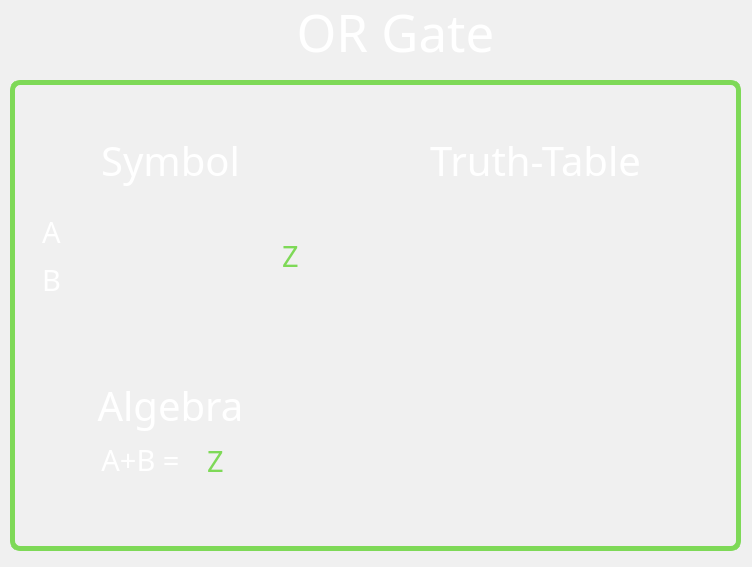
<?xml version="1.0" encoding="UTF-8"?>
<ui version="4.0">
 <class>Or_Dialog</class>
 <widget class="QDialog" name="Or_Dialog">
  <property name="geometry">
   <rect>
    <x>0</x>
    <y>0</y>
    <width>752</width>
    <height>567</height>
   </rect>
  </property>
  <property name="palette">
   <palette>
    <active>
     <colorrole role="WindowText">
      <brush brushstyle="SolidPattern">
       <color alpha="255">
        <red>255</red>
        <green>255</green>
        <blue>255</blue>
       </color>
      </brush>
     </colorrole>
     <colorrole role="Button">
      <brush brushstyle="SolidPattern">
       <color alpha="255">
        <red>46</red>
        <green>46</green>
        <blue>46</blue>
       </color>
      </brush>
     </colorrole>
     <colorrole role="Light">
      <brush brushstyle="SolidPattern">
       <color alpha="255">
        <red>69</red>
        <green>69</green>
        <blue>69</blue>
       </color>
      </brush>
     </colorrole>
     <colorrole role="Midlight">
      <brush brushstyle="SolidPattern">
       <color alpha="255">
        <red>57</red>
        <green>57</green>
        <blue>57</blue>
       </color>
      </brush>
     </colorrole>
     <colorrole role="Dark">
      <brush brushstyle="SolidPattern">
       <color alpha="255">
        <red>23</red>
        <green>23</green>
        <blue>23</blue>
       </color>
      </brush>
     </colorrole>
     <colorrole role="Mid">
      <brush brushstyle="SolidPattern">
       <color alpha="255">
        <red>31</red>
        <green>31</green>
        <blue>31</blue>
       </color>
      </brush>
     </colorrole>
     <colorrole role="Text">
      <brush brushstyle="SolidPattern">
       <color alpha="255">
        <red>255</red>
        <green>255</green>
        <blue>255</blue>
       </color>
      </brush>
     </colorrole>
     <colorrole role="BrightText">
      <brush brushstyle="SolidPattern">
       <color alpha="255">
        <red>255</red>
        <green>255</green>
        <blue>255</blue>
       </color>
      </brush>
     </colorrole>
     <colorrole role="ButtonText">
      <brush brushstyle="SolidPattern">
       <color alpha="255">
        <red>255</red>
        <green>255</green>
        <blue>255</blue>
       </color>
      </brush>
     </colorrole>
     <colorrole role="Base">
      <brush brushstyle="SolidPattern">
       <color alpha="255">
        <red>0</red>
        <green>0</green>
        <blue>0</blue>
       </color>
      </brush>
     </colorrole>
     <colorrole role="Window">
      <brush brushstyle="SolidPattern">
       <color alpha="255">
        <red>46</red>
        <green>46</green>
        <blue>46</blue>
       </color>
      </brush>
     </colorrole>
     <colorrole role="Shadow">
      <brush brushstyle="SolidPattern">
       <color alpha="255">
        <red>0</red>
        <green>0</green>
        <blue>0</blue>
       </color>
      </brush>
     </colorrole>
     <colorrole role="AlternateBase">
      <brush brushstyle="SolidPattern">
       <color alpha="255">
        <red>23</red>
        <green>23</green>
        <blue>23</blue>
       </color>
      </brush>
     </colorrole>
     <colorrole role="ToolTipBase">
      <brush brushstyle="SolidPattern">
       <color alpha="255">
        <red>255</red>
        <green>255</green>
        <blue>220</blue>
       </color>
      </brush>
     </colorrole>
     <colorrole role="ToolTipText">
      <brush brushstyle="SolidPattern">
       <color alpha="255">
        <red>0</red>
        <green>0</green>
        <blue>0</blue>
       </color>
      </brush>
     </colorrole>
     <colorrole role="PlaceholderText">
      <brush brushstyle="SolidPattern">
       <color alpha="127">
        <red>255</red>
        <green>255</green>
        <blue>255</blue>
       </color>
      </brush>
     </colorrole>
    </active>
    <inactive>
     <colorrole role="WindowText">
      <brush brushstyle="SolidPattern">
       <color alpha="255">
        <red>0</red>
        <green>0</green>
        <blue>0</blue>
       </color>
      </brush>
     </colorrole>
     <colorrole role="Button">
      <brush brushstyle="SolidPattern">
       <color alpha="255">
        <red>240</red>
        <green>240</green>
        <blue>240</blue>
       </color>
      </brush>
     </colorrole>
     <colorrole role="Light">
      <brush brushstyle="SolidPattern">
       <color alpha="255">
        <red>255</red>
        <green>255</green>
        <blue>255</blue>
       </color>
      </brush>
     </colorrole>
     <colorrole role="Midlight">
      <brush brushstyle="SolidPattern">
       <color alpha="255">
        <red>227</red>
        <green>227</green>
        <blue>227</blue>
       </color>
      </brush>
     </colorrole>
     <colorrole role="Dark">
      <brush brushstyle="SolidPattern">
       <color alpha="255">
        <red>160</red>
        <green>160</green>
        <blue>160</blue>
       </color>
      </brush>
     </colorrole>
     <colorrole role="Mid">
      <brush brushstyle="SolidPattern">
       <color alpha="255">
        <red>160</red>
        <green>160</green>
        <blue>160</blue>
       </color>
      </brush>
     </colorrole>
     <colorrole role="Text">
      <brush brushstyle="SolidPattern">
       <color alpha="255">
        <red>0</red>
        <green>0</green>
        <blue>0</blue>
       </color>
      </brush>
     </colorrole>
     <colorrole role="BrightText">
      <brush brushstyle="SolidPattern">
       <color alpha="255">
        <red>255</red>
        <green>255</green>
        <blue>255</blue>
       </color>
      </brush>
     </colorrole>
     <colorrole role="ButtonText">
      <brush brushstyle="SolidPattern">
       <color alpha="255">
        <red>0</red>
        <green>0</green>
        <blue>0</blue>
       </color>
      </brush>
     </colorrole>
     <colorrole role="Base">
      <brush brushstyle="SolidPattern">
       <color alpha="255">
        <red>255</red>
        <green>255</green>
        <blue>255</blue>
       </color>
      </brush>
     </colorrole>
     <colorrole role="Window">
      <brush brushstyle="SolidPattern">
       <color alpha="255">
        <red>240</red>
        <green>240</green>
        <blue>240</blue>
       </color>
      </brush>
     </colorrole>
     <colorrole role="Shadow">
      <brush brushstyle="SolidPattern">
       <color alpha="255">
        <red>105</red>
        <green>105</green>
        <blue>105</blue>
       </color>
      </brush>
     </colorrole>
     <colorrole role="AlternateBase">
      <brush brushstyle="SolidPattern">
       <color alpha="255">
        <red>245</red>
        <green>245</green>
        <blue>245</blue>
       </color>
      </brush>
     </colorrole>
     <colorrole role="ToolTipBase">
      <brush brushstyle="SolidPattern">
       <color alpha="255">
        <red>255</red>
        <green>255</green>
        <blue>220</blue>
       </color>
      </brush>
     </colorrole>
     <colorrole role="ToolTipText">
      <brush brushstyle="SolidPattern">
       <color alpha="255">
        <red>0</red>
        <green>0</green>
        <blue>0</blue>
       </color>
      </brush>
     </colorrole>
     <colorrole role="PlaceholderText">
      <brush brushstyle="SolidPattern">
       <color alpha="128">
        <red>0</red>
        <green>0</green>
        <blue>0</blue>
       </color>
      </brush>
     </colorrole>
    </inactive>
    <disabled>
     <colorrole role="WindowText">
      <brush brushstyle="SolidPattern">
       <color alpha="255">
        <red>23</red>
        <green>23</green>
        <blue>23</blue>
       </color>
      </brush>
     </colorrole>
     <colorrole role="Button">
      <brush brushstyle="SolidPattern">
       <color alpha="255">
        <red>46</red>
        <green>46</green>
        <blue>46</blue>
       </color>
      </brush>
     </colorrole>
     <colorrole role="Light">
      <brush brushstyle="SolidPattern">
       <color alpha="255">
        <red>69</red>
        <green>69</green>
        <blue>69</blue>
       </color>
      </brush>
     </colorrole>
     <colorrole role="Midlight">
      <brush brushstyle="SolidPattern">
       <color alpha="255">
        <red>57</red>
        <green>57</green>
        <blue>57</blue>
       </color>
      </brush>
     </colorrole>
     <colorrole role="Dark">
      <brush brushstyle="SolidPattern">
       <color alpha="255">
        <red>23</red>
        <green>23</green>
        <blue>23</blue>
       </color>
      </brush>
     </colorrole>
     <colorrole role="Mid">
      <brush brushstyle="SolidPattern">
       <color alpha="255">
        <red>31</red>
        <green>31</green>
        <blue>31</blue>
       </color>
      </brush>
     </colorrole>
     <colorrole role="Text">
      <brush brushstyle="SolidPattern">
       <color alpha="255">
        <red>23</red>
        <green>23</green>
        <blue>23</blue>
       </color>
      </brush>
     </colorrole>
     <colorrole role="BrightText">
      <brush brushstyle="SolidPattern">
       <color alpha="255">
        <red>255</red>
        <green>255</green>
        <blue>255</blue>
       </color>
      </brush>
     </colorrole>
     <colorrole role="ButtonText">
      <brush brushstyle="SolidPattern">
       <color alpha="255">
        <red>23</red>
        <green>23</green>
        <blue>23</blue>
       </color>
      </brush>
     </colorrole>
     <colorrole role="Base">
      <brush brushstyle="SolidPattern">
       <color alpha="255">
        <red>46</red>
        <green>46</green>
        <blue>46</blue>
       </color>
      </brush>
     </colorrole>
     <colorrole role="Window">
      <brush brushstyle="SolidPattern">
       <color alpha="255">
        <red>46</red>
        <green>46</green>
        <blue>46</blue>
       </color>
      </brush>
     </colorrole>
     <colorrole role="Shadow">
      <brush brushstyle="SolidPattern">
       <color alpha="255">
        <red>0</red>
        <green>0</green>
        <blue>0</blue>
       </color>
      </brush>
     </colorrole>
     <colorrole role="AlternateBase">
      <brush brushstyle="SolidPattern">
       <color alpha="255">
        <red>245</red>
        <green>245</green>
        <blue>245</blue>
       </color>
      </brush>
     </colorrole>
     <colorrole role="ToolTipBase">
      <brush brushstyle="SolidPattern">
       <color alpha="255">
        <red>255</red>
        <green>255</green>
        <blue>220</blue>
       </color>
      </brush>
     </colorrole>
     <colorrole role="ToolTipText">
      <brush brushstyle="SolidPattern">
       <color alpha="255">
        <red>0</red>
        <green>0</green>
        <blue>0</blue>
       </color>
      </brush>
     </colorrole>
     <colorrole role="PlaceholderText">
      <brush brushstyle="SolidPattern">
       <color alpha="128">
        <red>0</red>
        <green>0</green>
        <blue>0</blue>
       </color>
      </brush>
     </colorrole>
    </disabled>
   </palette>
  </property>
  <property name="windowTitle">
   <string>Dialog</string>
  </property>
  <widget class="QLabel" name="learningLogicLabel">
   <property name="geometry">
    <rect>
     <x>85</x>
     <y>6</y>
     <width>621</width>
     <height>51</height>
    </rect>
   </property>
   <property name="sizePolicy">
    <sizepolicy hsizetype="Preferred" vsizetype="Preferred">
     <horstretch>0</horstretch>
     <verstretch>0</verstretch>
    </sizepolicy>
   </property>
   <property name="font">
    <font>
     <family>OCR A Extended</family>
     <pointsize>38</pointsize>
    </font>
   </property>
   <property name="styleSheet">
    <string notr="true">color: rgb(255, 255, 255);</string>
   </property>
   <property name="text">
    <string>OR Gate</string>
   </property>
   <property name="alignment">
    <set>Qt::AlignCenter</set>
   </property>
  </widget>
  <widget class="QGroupBox" name="LearnTable">
   <property name="geometry">
    <rect>
     <x>10</x>
     <y>80</y>
     <width>731</width>
     <height>471</height>
    </rect>
   </property>
   <property name="styleSheet">
    <string notr="true">QGroupBox#LearnTable { 
     border: 5px solid green; 
     border-radius: 10px; 
	border-color: rgb(126, 217, 87);
 } </string>
   </property>
   <property name="title">
    <string/>
   </property>
   <widget class="QLabel" name="SymbolLabel">
    <property name="geometry">
     <rect>
      <x>70</x>
      <y>40</y>
      <width>181</width>
      <height>81</height>
     </rect>
    </property>
    <property name="sizePolicy">
     <sizepolicy hsizetype="Preferred" vsizetype="Preferred">
      <horstretch>0</horstretch>
      <verstretch>0</verstretch>
     </sizepolicy>
    </property>
    <property name="font">
     <font>
      <family>OCR A Extended</family>
      <pointsize>30</pointsize>
     </font>
    </property>
    <property name="styleSheet">
     <string notr="true">color: rgb(255, 255, 255);</string>
    </property>
    <property name="text">
     <string>Symbol</string>
    </property>
    <property name="alignment">
     <set>Qt::AlignCenter</set>
    </property>
   </widget>
   <widget class="QLabel" name="SymbolLabel_2">
    <property name="geometry">
     <rect>
      <x>50</x>
      <y>280</y>
      <width>221</width>
      <height>91</height>
     </rect>
    </property>
    <property name="sizePolicy">
     <sizepolicy hsizetype="Preferred" vsizetype="Preferred">
      <horstretch>0</horstretch>
      <verstretch>0</verstretch>
     </sizepolicy>
    </property>
    <property name="font">
     <font>
      <family>OCR A Extended</family>
      <pointsize>30</pointsize>
     </font>
    </property>
    <property name="styleSheet">
     <string notr="true">color: rgb(255, 255, 255);</string>
    </property>
    <property name="text">
     <string>Algebra</string>
    </property>
    <property name="alignment">
     <set>Qt::AlignCenter</set>
    </property>
   </widget>
   <widget class="QLabel" name="SymbolLabel_3">
    <property name="geometry">
     <rect>
      <x>350</x>
      <y>55</y>
      <width>351</width>
      <height>51</height>
     </rect>
    </property>
    <property name="sizePolicy">
     <sizepolicy hsizetype="Preferred" vsizetype="Preferred">
      <horstretch>0</horstretch>
      <verstretch>0</verstretch>
     </sizepolicy>
    </property>
    <property name="font">
     <font>
      <family>OCR A Extended</family>
      <pointsize>30</pointsize>
     </font>
    </property>
    <property name="styleSheet">
     <string notr="true">color: rgb(255, 255, 255);</string>
    </property>
    <property name="text">
     <string>Truth-Table</string>
    </property>
    <property name="alignment">
     <set>Qt::AlignCenter</set>
    </property>
   </widget>
   <widget class="QLabel" name="SymbolLabel_4">
    <property name="geometry">
     <rect>
      <x>260</x>
      <y>150</y>
      <width>41</width>
      <height>51</height>
     </rect>
    </property>
    <property name="sizePolicy">
     <sizepolicy hsizetype="Preferred" vsizetype="Preferred">
      <horstretch>0</horstretch>
      <verstretch>0</verstretch>
     </sizepolicy>
    </property>
    <property name="font">
     <font>
      <family>OCR A Extended</family>
      <pointsize>22</pointsize>
     </font>
    </property>
    <property name="styleSheet">
     <string notr="true">color: rgb(126, 217, 87);</string>
    </property>
    <property name="text">
     <string>Z</string>
    </property>
    <property name="alignment">
     <set>Qt::AlignCenter</set>
    </property>
   </widget>
   <widget class="QLabel" name="SymbolLabel_5">
    <property name="geometry">
     <rect>
      <x>21</x>
      <y>126</y>
      <width>41</width>
      <height>51</height>
     </rect>
    </property>
    <property name="sizePolicy">
     <sizepolicy hsizetype="Preferred" vsizetype="Preferred">
      <horstretch>0</horstretch>
      <verstretch>0</verstretch>
     </sizepolicy>
    </property>
    <property name="font">
     <font>
      <family>OCR A Extended</family>
      <pointsize>22</pointsize>
     </font>
    </property>
    <property name="styleSheet">
     <string notr="true">color: rgb(255, 255, 255);</string>
    </property>
    <property name="text">
     <string>A</string>
    </property>
    <property name="alignment">
     <set>Qt::AlignCenter</set>
    </property>
   </widget>
   <widget class="QLabel" name="SymbolLabel_6">
    <property name="geometry">
     <rect>
      <x>21</x>
      <y>174</y>
      <width>41</width>
      <height>51</height>
     </rect>
    </property>
    <property name="sizePolicy">
     <sizepolicy hsizetype="Preferred" vsizetype="Preferred">
      <horstretch>0</horstretch>
      <verstretch>0</verstretch>
     </sizepolicy>
    </property>
    <property name="font">
     <font>
      <family>OCR A Extended</family>
      <pointsize>22</pointsize>
     </font>
    </property>
    <property name="styleSheet">
     <string notr="true">color: rgb(255, 255, 255);</string>
    </property>
    <property name="text">
     <string>B</string>
    </property>
    <property name="alignment">
     <set>Qt::AlignCenter</set>
    </property>
   </widget>
   <widget class="QLabel" name="SymbolLabel_7">
    <property name="geometry">
     <rect>
      <x>70</x>
      <y>354</y>
      <width>121</width>
      <height>51</height>
     </rect>
    </property>
    <property name="sizePolicy">
     <sizepolicy hsizetype="Preferred" vsizetype="Preferred">
      <horstretch>0</horstretch>
      <verstretch>0</verstretch>
     </sizepolicy>
    </property>
    <property name="font">
     <font>
      <family>OCR A Extended</family>
      <pointsize>22</pointsize>
     </font>
    </property>
    <property name="styleSheet">
     <string notr="true">color: rgb(255, 255, 255);</string>
    </property>
    <property name="text">
     <string>A+B =</string>
    </property>
    <property name="alignment">
     <set>Qt::AlignCenter</set>
    </property>
   </widget>
   <widget class="QLabel" name="label">
    <property name="geometry">
     <rect>
      <x>368</x>
      <y>139</y>
      <width>321</width>
      <height>221</height>
     </rect>
    </property>
    <property name="text">
     <string/>
    </property>
    <property name="pixmap">
     <pixmap resource="Tables.qrc">:/Tables/OrTable.png</pixmap>
    </property>
    <property name="scaledContents">
     <bool>true</bool>
    </property>
   </widget>
   <widget class="QLabel" name="label_2">
    <property name="geometry">
     <rect>
      <x>61</x>
      <y>132</y>
      <width>201</width>
      <height>91</height>
     </rect>
    </property>
    <property name="text">
     <string/>
    </property>
    <property name="pixmap">
     <pixmap resource="Gates.qrc">:/icons/or.png</pixmap>
    </property>
    <property name="scaledContents">
     <bool>true</bool>
    </property>
   </widget>
   <widget class="QLabel" name="SymbolLabel_8">
    <property name="geometry">
     <rect>
      <x>190</x>
      <y>355</y>
      <width>31</width>
      <height>51</height>
     </rect>
    </property>
    <property name="sizePolicy">
     <sizepolicy hsizetype="Preferred" vsizetype="Preferred">
      <horstretch>0</horstretch>
      <verstretch>0</verstretch>
     </sizepolicy>
    </property>
    <property name="font">
     <font>
      <family>OCR A Extended</family>
      <pointsize>22</pointsize>
     </font>
    </property>
    <property name="styleSheet">
     <string notr="true">color: rgb(126, 217, 87)</string>
    </property>
    <property name="text">
     <string>Z</string>
    </property>
    <property name="alignment">
     <set>Qt::AlignCenter</set>
    </property>
   </widget>
  </widget>
 </widget>
 <resources>
  <include location="Gates.qrc"/>
  <include location="Tables.qrc"/>
 </resources>
 <connections/>
</ui>
